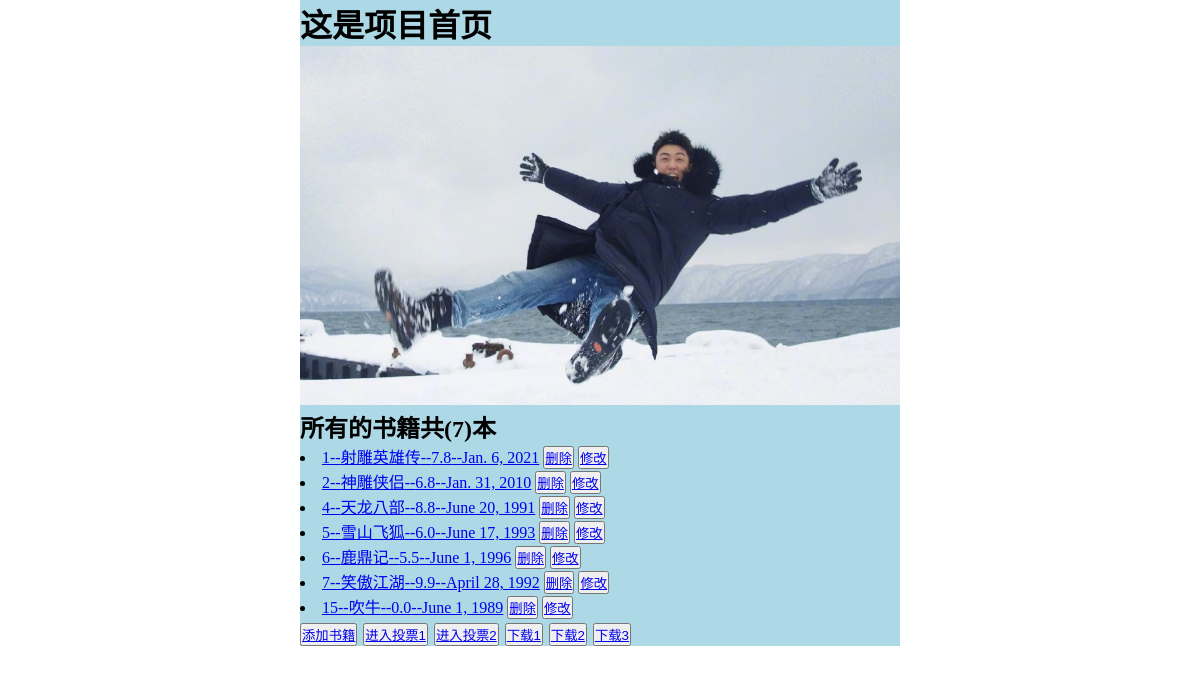
The app's page /, older data.
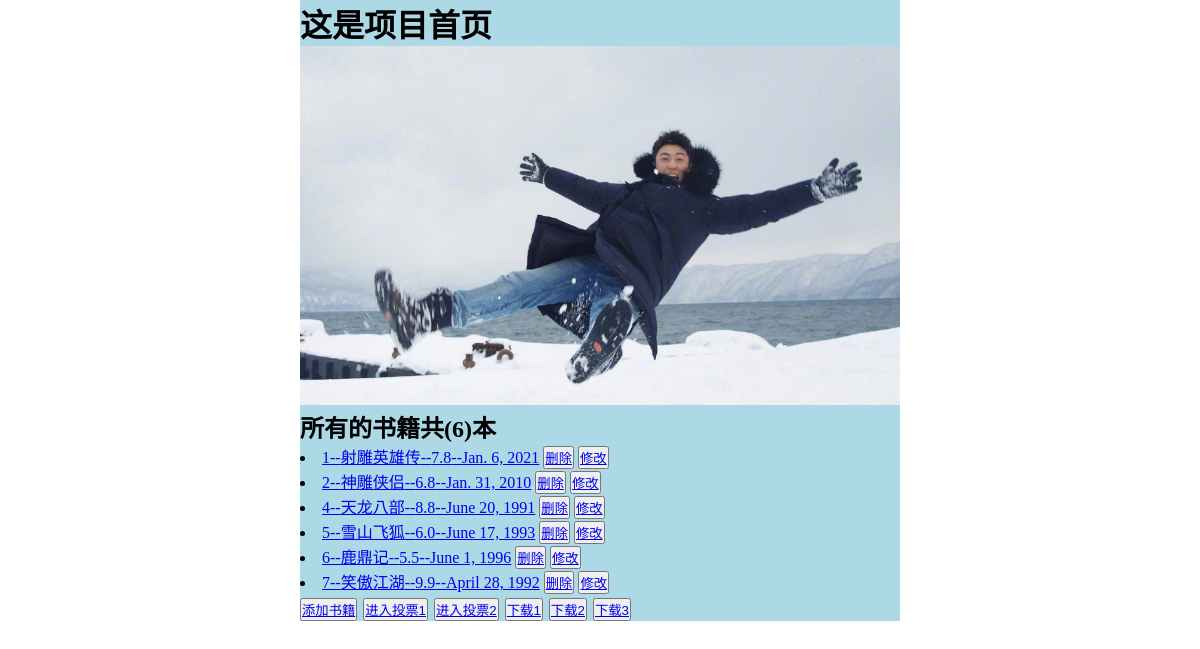
The same page, newer data.
### booktest/models.py (models this page shows, shortened)
class Book(models.Model):
    title = models.CharField(max_length=20)
    pub_date = models.DateField(default="1989-06-01")
    price = models.FloatField(default=0)
    author = models.CharField(max_length=20, default='金庸')

### booktest/views.py (the view)
# urls.py: url(r'^$', views.index,name='index'),
def index(request):
    books = Book.objects.all()
    return render(request,'index.html',{'books':books})

### templates/index.html (shortened to what this page needs)
<!DOCTYPE html>
<html lang="en">
<head>
    <link rel="stylesheet" href="/static/css/main.css">
</head>
<body>
<div class="container">
    <h1>这是项目首页</h1>
    <div>
        <div class="center">
            <img src="/static/img/2.png" alt="">
        </div>
        <h2>所有的书籍共({{books.count}})本</h2>
        {% for b in books%}
        <li>
            <a href="{% url 'booktest:detail' b.id %}"> {{b.id}}--{{b.title }}--{{b.price }}--{{b.pub_date }}</a>
            <button><a href="{% url 'booktest:delbook' b.id%}">删除</a></button>
            <button><a href="{% url 'booktest:editbook' b.id%}">修改</a></button>
        </li>
        {% endfor%}
        <h2>
            <button><a href="{% url 'booktest:addbook'%}">添加书籍</a></button>
            <button><a href="{% url 'polls:index'%}">进入投票1</a></button>
            <button><a href="{% url 'vote:index'%}">进入投票2</a></button>
            <button><a href="http://127.0.0.1:8000/download/require.txt">下载1</a></button>
            <button><a href="http://127.0.0.1:8000/download/templates/1.txt">下载2</a></button>
            <button><a href="http://127.0.0.1:8000/download/./require.txt">下载3</a></button>
        </h2>
    </div>
</div>
</body>
</html>

Row changes from the older to the newer data that the page shows:
removed Book: id "15", title "吹牛", price "0.0", pub_date "June 1, 1989"
Text that changed along with them:
{{ books.count }}: "7" → "6"
